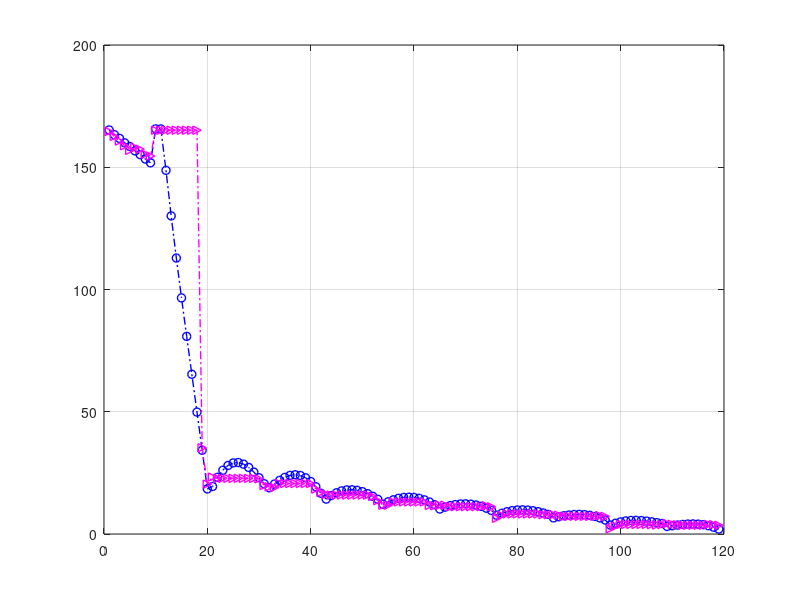

MATLAB code to generate this figure: (Note: this script raises an error after producing the figure.)
%%%%%%%%%%%%%%%%%%%%%%%%%%%%%%%%%%%%%%%%%%%%%%%%%%%%%%%%%%%%%%%%%%%%%%%%%
% RMSE - Flight distance graph
%%%%%%%%%%%%%%%%%%%%%%%%%%%%%%%%%%%%%%%%%%%%%%%%%%%%%%%%%%%%%%%%%%%%%%%%%

clear all; close all; clc;

load('al4.mat')
al1 = de;

load('al42.mat')
al2 = de;


plot(1:119, al1(:,1), 'b-.o', 'LineWidth',1); hold on; grid on;
plot(1:119, al2(:,1), 'm-.>', 'LineWidth',1); 

title('Algorithm 4', FontSize=20)
xlabel('Number of Drone hops (30m per a hop)', FontSize=20)
ylabel('RMSE', FontSize=20)

legend("Fixed", "Dynamic", FontSize=20);
